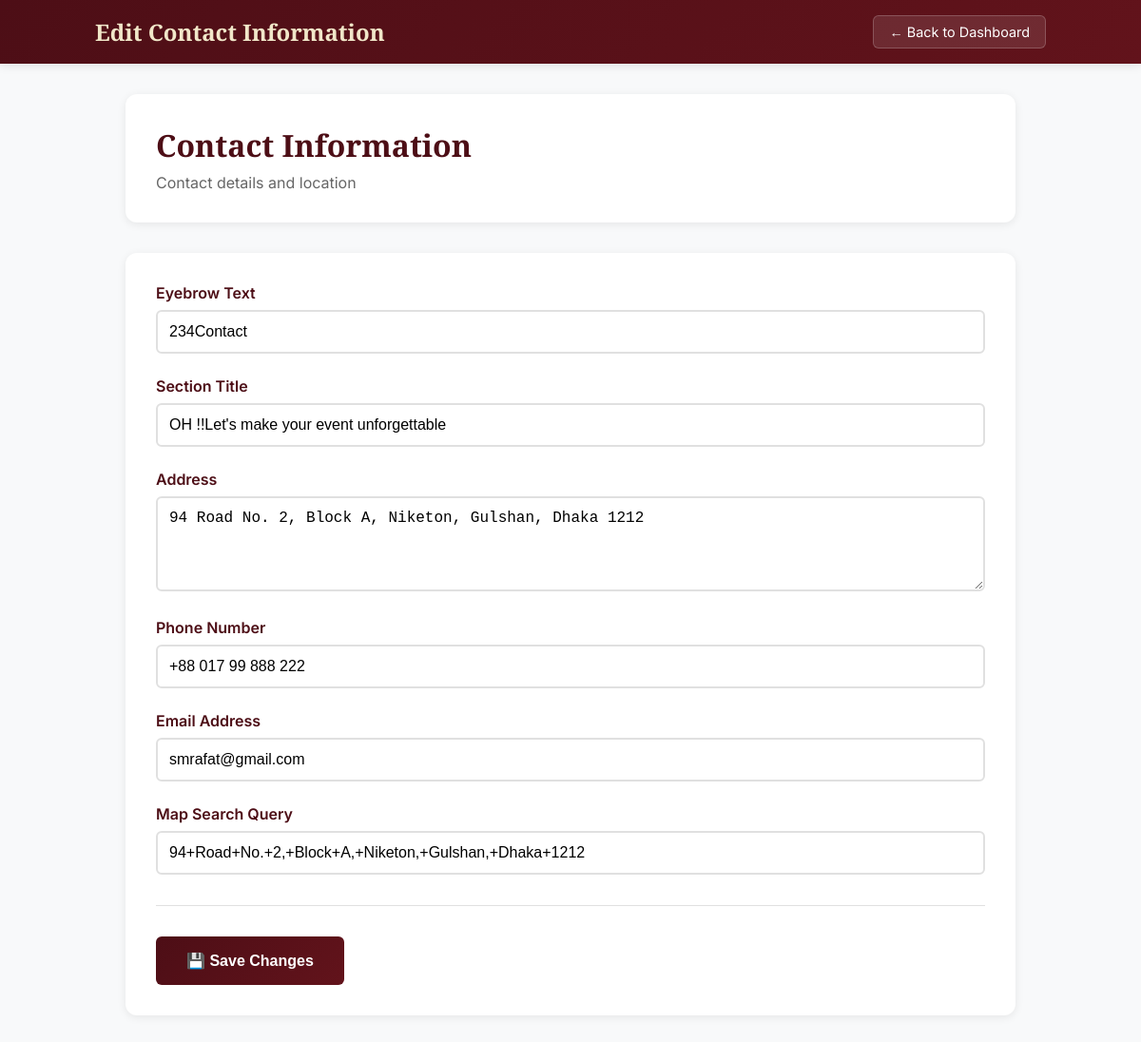
Screenshot of /admin/edit-section.php?section=contact (signed in) with the database file from the repository.
### tables this page shows
CREATE TABLE content_sections (
            id INTEGER PRIMARY KEY AUTOINCREMENT,
            section_name TEXT UNIQUE NOT NULL,
            content TEXT NOT NULL,
            updated_at TIMESTAMP DEFAULT CURRENT_TIMESTAMP,
            updated_by TEXT
        );

### admin/edit-section.php (the view, shortened to what this page needs)
<?php
$db = new Database();
$conn = $db->getConnection();
$section = $_GET['section'] ?? '';
try {
    $query = "SELECT content FROM content_sections WHERE section_name = ?";
    $stmt = $conn->prepare($query);
    $stmt->execute([$section]);
    $result = $stmt->fetch(PDO::FETCH_ASSOC);
    $current_content = $result ? json_decode($result['content'], true) : [];
} catch (Exception $e) {
    $current_content = [];
}
$config = $section_configs[$section];
?>
<!DOCTYPE html>
<html lang="en">
<head>
</head>
<body>
    <div class="header">
        <div class="header-content">
            <div class="logo">
                <h1>Edit <?php echo $config['title']; ?></h1>
            </div>
            <a href="dashboard.php" class="back-btn">← Back to Dashboard</a>
        </div>
    </div>
    <div class="container">
        <div class="section-header">
            <h2><?php echo $config['title']; ?></h2>
            <p><?php echo $config['description']; ?></p>
        </div>
        <div class="form-container">
            <form method="POST" enctype="multipart/form-data">
                <?php foreach ($config['fields'] as $field_name => $field_config): ?>
                    <div class="form-group">
                        <label><?php echo $field_config['label']; ?></label>
                        <?php if ($field_config['type'] === 'text' || $field_config['type'] === 'email'): ?>
                            <input type="<?php echo $field_config['type']; ?>"
                                   name="content[<?php echo $field_name; ?>]"
                                   value="<?php echo htmlspecialchars($current_content[$field_name] ?? ''); ?>">
                        <?php elseif ($field_config['type'] === 'textarea'): ?>
                            <textarea name="content[<?php echo $field_name; ?>]" rows="3"><?php echo htmlspecialchars($current_content[$field_name] ?? ''); ?></textarea>
                        <?php endif; ?>
                    </div>
                <?php endforeach; ?>
                <div class="form-actions">
                    <button type="submit" name="update_content" class="save-btn">
                        💾 Save Changes
                    </button>
                </div>
            </form>
        </div>
    </div>
</body>
</html>

### admin/edit-section.php (style rules this page uses)
* { box-sizing: border-box; }
body { margin: 0; font-family: Inter, system-ui, sans-serif; background: #f8f9fa; color: #333; }
.header { background: linear-gradient(135deg, #4d0e16 0%, #62131b 100%); color: white; padding: 1rem 2rem; box-shadow: 0 2px 10px rgba(0,0,0,0.1); }
.header-content { display: flex; justify-content: space-between; align-items: center; max-width: 1000px; margin: 0 auto; }
.logo h1 { font-family: "Playfair Display", serif; margin: 0; font-size: 1.5rem; color: #f1e7c9; }
.back-btn { background: rgba(255, 255, 255, 0.1); color: white; padding: 0.5rem 1rem; border: 1px solid rgba(255, 255, 255, 0.2); border-radius: 6px; text-decoration: none; font-size: 0.9rem; transition: all 0.3s ease; }
.container { max-width: 1000px; margin: 0 auto; padding: 2rem; }
.section-header { background: white; padding: 2rem; border-radius: 12px; box-shadow: 0 2px 10px rgba(0,0,0,0.08); margin-bottom: 2rem; }
.section-header h2 { font-family: "Playfair Display", serif; color: #4d0e16; margin: 0 0 0.5rem 0; font-size: 2rem; }
.section-header p { color: #666; margin: 0; }
.form-container { background: white; padding: 2rem; border-radius: 12px; box-shadow: 0 2px 10px rgba(0,0,0,0.08); }
.form-group { margin-bottom: 1.5rem; }
label { display: block; margin-bottom: 0.5rem; font-weight: 600; color: #4d0e16; }
input[type="text"], input[type="email"], textarea { width: 100%; padding: 0.75rem; border: 2px solid #e0e0e0; border-radius: 6px; font-size: 1rem; transition: border-color 0.3s ease; }
textarea { min-height: 100px; resize: vertical; }
.form-actions { display: flex; gap: 1rem; margin-top: 2rem; padding-top: 2rem; border-top: 1px solid #e0e0e0; }
.save-btn { background: linear-gradient(135deg, #4d0e16 0%, #62131b 100%); color: white; padding: 1rem 2rem; border: none; border-radius: 6px; font-size: 1rem; font-weight: 600; cursor: pointer; transition: all 0.3s ease; }

### rows the page displays
content_sections: content "234Contact", content "OH !!Let's make your event unforgettable", content "94 Road No. 2, Block A, Niketon, Gulshan, Dhaka 1212", content "+88 017 99 888 222", content "smrafat@gmail.com", content "94+Road+No.+2,+Block+A,+Niketon,+Gulshan,+Dhaka+1212"

### other values shown
$config['title'] "Contact Information"
$config['description'] "Contact details and location"
$field_config['label'] "Eyebrow Text"
$field_config['label'] "Section Title"
$field_config['label'] "Address"
$field_config['label'] "Phone Number"
$field_config['label'] "Email Address"
$field_config['label'] "Map Search Query"
